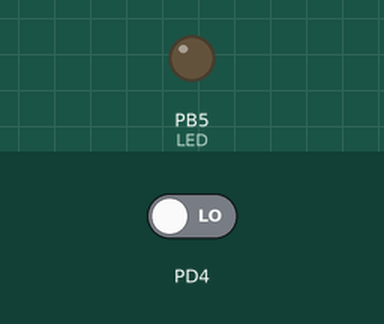
This program was run on a simulated ATmega328P, built with avr-gcc and emulated at 16 MHz. Shown: output pins drawn as LEDs (lit = HIGH). The inputs (shaded band) are chosen by the test bench; at power-on: PD4 LOW.

Above: at 1.2 s.
1.3 s: PD4 driven HIGH
At 2.4 s:
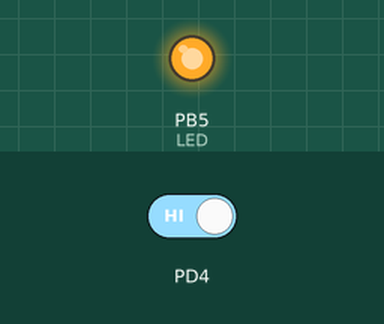
2.8 s: PD4 driven LOW
At 3.5 s:
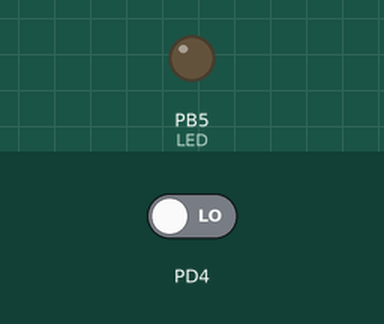
Timing chart, 0 to 5.8 s (numbered marks = the images above; inputs shaded):
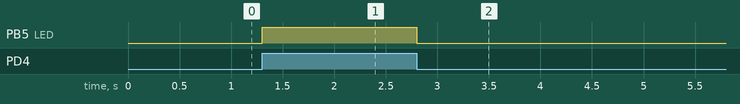

Measured:
- after the input at 1.3 s, PB5 (LED): LOW → HIGH at once
- after the input at 2.8 s, PB5 (LED): HIGH → LOW at once

The program:

main.c
```c
/*
 * 02.GPIO_input_pulldown_network.c
 *
 * Created: 09-10-2026 17:04:31
 * Author : HP
 */

#define F_CPU 16000000
#include <avr/io.h>
#include <util/delay.h>

int main(void)
{
	DDRD &= ~(1<<DDD4) ;  // Setting Data Direction Register Bit 5 to LOW (input mode)
    DDRB |= (1<<DDB5);   // Setting Data Direction Register Bit 5 to HIGH (output mode)

    while(1)
    {	// Checking PINB register for switch press
		if((PIND & (1<<PIND4)))
		{
			PORTB |= (1<<PORTB5);    // LED ON
        }
		else
		{
			PORTB &= ~(1<<PORTB5) ;  // LED OFF
		}
	}
}
```
